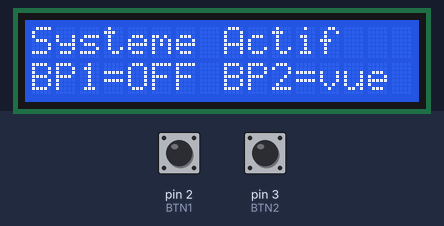
Simulated run of this sketch. Board: Arduino Uno, built with avr-gcc and run on an emulated ATmega328P. On the bench: 16×2 character LCD. The inputs (shaded band) are chosen by the test bench; at power-on: pin 2 (BTN1) HIGH, pin 3 (BTN2) HIGH. What the sketch prints to the serial monitor is not drawn.

Above: at 1.2 s.
1.3 s: pin 2 (BTN1) pulled LOW for 0.15 s
At 1.8 s:
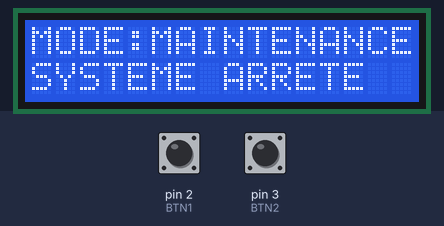
2.9 s: pin 2 (BTN1) pulled LOW for 1 s
At 4.3 s:
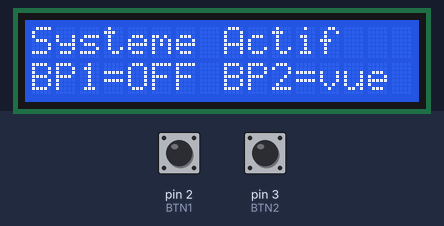
5.4 s: pin 3 (BTN2) pulled LOW for 0.15 s
At 6.4 s:
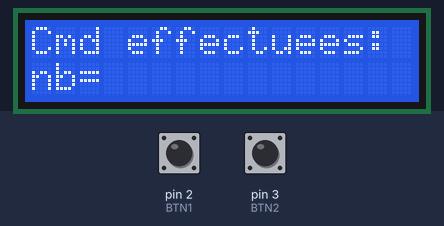
7.0 s: pin 3 (BTN2) pulled LOW for 1 s
At 8.5 s:
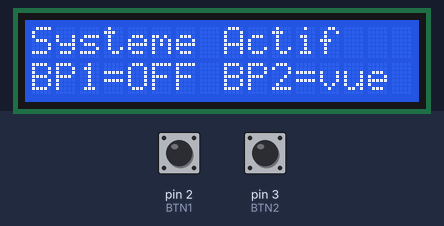
Timing chart, 0 to 10.0 s (numbered marks = the images above; inputs shaded):
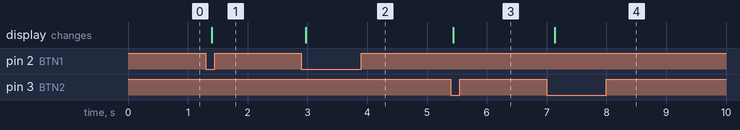

The sketch:

test_09_system_buttons.ino
```cpp
/*
 * TEST 09 — Boutons Systeme (BP1, BP2 via interruptions)
 * Teste les boutons poussoir sur interruptions externes.
 *
 * Branchements (identiques a final.ino) :
 *   BP1 -> pin 2 (INPUT_PULLUP, interruption FALLING)
 *   BP2 -> pin 3 (INPUT_PULLUP, interruption FALLING)
 *
 * Comportement (inspire de final.ino) :
 *   BP1 = bascule systemOn/systemOff (toggle)
 *   BP2 = bascule modeAffichage (0/1)
 *
 * Serial (115200 bauds) : log des evenements.
 * LCD I2C 0x27 : affiche l'etat.
 */

#include <Wire.h>
#include <LiquidCrystal_I2C.h>

LiquidCrystal_I2C lcd(0x27, 16, 2);

const byte BTN1 = 2;
const byte BTN2 = 3;

volatile bool systemOn = true;
volatile byte modeAffichage = 0;

void basculeSystem() {
  systemOn = !systemOn;
}

void basculeAffichage() {
  modeAffichage = (modeAffichage + 1) % 2;
}

void setup() {
  Serial.begin(115200);
  Serial.println(F("\n=== TEST 09 — Boutons Systeme ==="));
  Serial.println(F("BP1 (pin 2) = ON/OFF | BP2 (pin 3) = changer affichage"));
  Serial.println(F("Appuyez sur les boutons.\n"));

  pinMode(BTN1, INPUT_PULLUP);
  pinMode(BTN2, INPUT_PULLUP);

  attachInterrupt(digitalPinToInterrupt(BTN1), basculeSystem, FALLING);
  attachInterrupt(digitalPinToInterrupt(BTN2), basculeAffichage, FALLING);

  lcd.init();
  lcd.backlight();
}

void loop() {
  static bool lastSysOn = !systemOn;
  static byte lastMode = 0xFF;

  if (systemOn != lastSysOn) {
    lastSysOn = systemOn;
    Serial.print(F("[SYS] "));
    Serial.println(systemOn ? F("ON") : F("OFF (maintenance)"));
  }

  if (modeAffichage != lastMode) {
    lastMode = modeAffichage;
    Serial.print(F("[AFF] mode "));
    Serial.println(modeAffichage);
  }

  char buf[17];

  if (!systemOn) {
    lcd.setCursor(0, 0); lcd.print(F("MODE:MAINTENANCE"));
    lcd.setCursor(0, 1); lcd.print(F("SYSTEME ARRETE  "));
  } else if (modeAffichage == 1) {
    lcd.setCursor(0, 0); lcd.print(F("Cmd effectuees: "));
    lcd.setCursor(0, 1); lcd.print(F("nb=            "));
  } else {
    lcd.setCursor(0, 0); lcd.print(F("Systeme Actif   "));
    lcd.setCursor(0, 1); lcd.print(F("BP1=OFF BP2=vue"));
  }

  delay(100);
}
```

Measured:
- after the input at 1.3 s, the display: changes after 0.10 s (image 1)
- after the input at 2.9 s, the display: changes after 0.07 s (image 2)
- after the input at 5.4 s, the display: changes at once (image 3)
- after the input at 7.0 s, the display: changes after 0.13 s (image 4)
